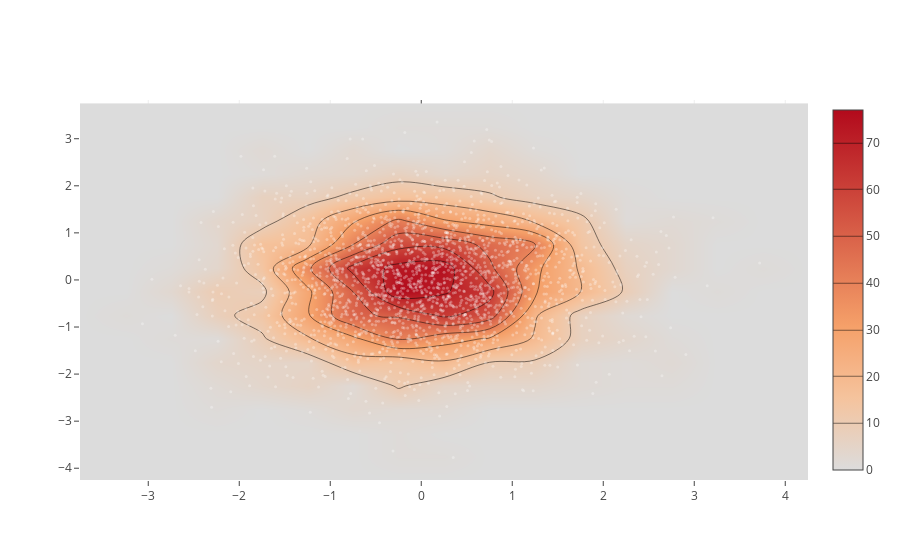

The notebook cell saved with this chart:
### Markdown cell above
# plotting with plotly

import psycopg2 # used to communicate and drive postgres
from sqlalchemy import create_engine #

### Code cell
import plotly.graph_objs as go
import plotly.offline as offline

offline.init_notebook_mode(connected=True)
import numpy as np

x = np.random.randn(2000)
y = np.random.randn(2000)
offline.iplot([go.Histogram2dContour(x=x, y=y, contours=dict(coloring='heatmap')),
       go.Scatter(x=x, y=y, mode='markers', marker=dict(color='white', size=3, opacity=0.3))], show_link=False)

### Figure 1 — Plotly figure (JSON) as saved in the notebook; plotly's stock layout.template omitted (floating-point values rounded to 4 significant figures; data arrays with more than 128 entries replaced by an {"elided": "..."} marker saying what was removed)
{"data": [{"contours": {"coloring": "heatmap"}, "type": "histogram2dcontour", "uid": "7b945954-a09f-4b3b-b5bd-bb4d70c286eb", "x": {"elided": "2000 float values"}, "y": {"elided": "2000 float values"}}, {"marker": {"color": "white", "opacity": 0.3, "size": 3}, "mode": "markers", "type": "scatter", "uid": "c60f01e9-7099-4b84-a0d4-eec79d5c8204", "x": {"elided": "2000 float values"}, "y": {"elided": "2000 float values"}}], "layout": {}}
